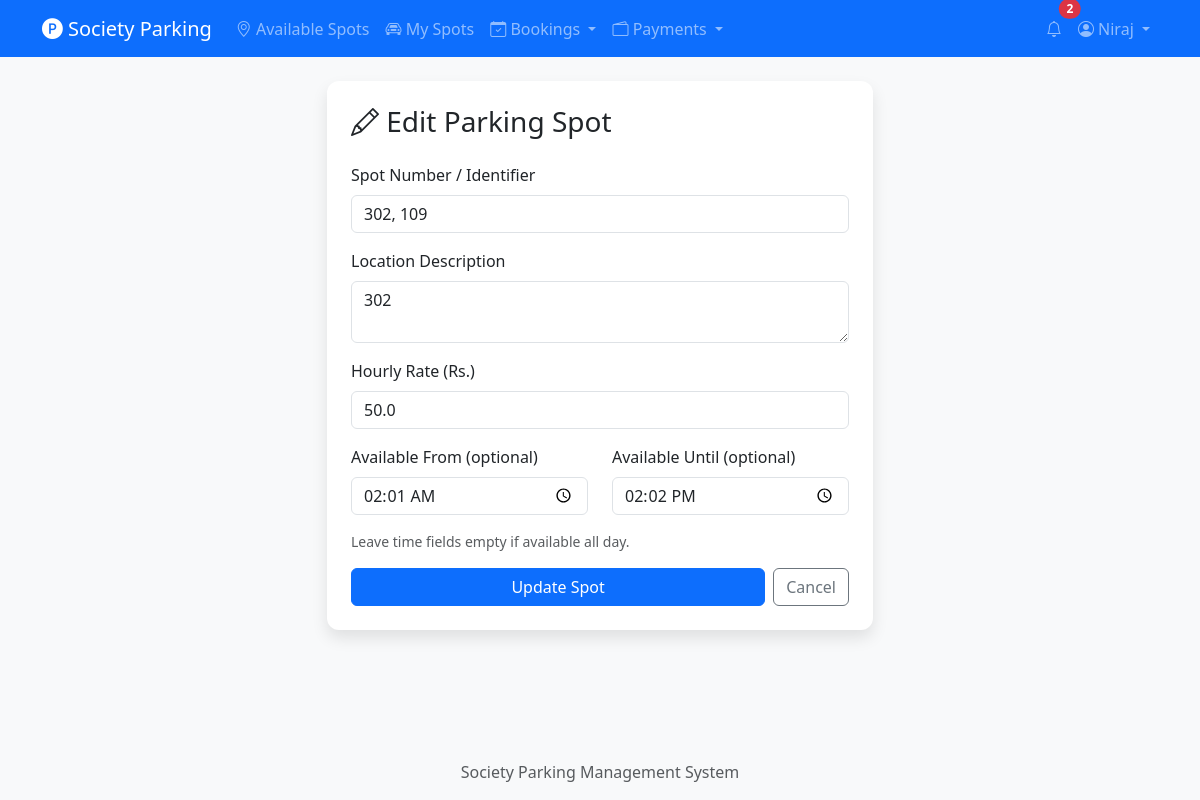
The app's page /spots/edit/1 (signed in) with its own data.
### tables this page shows
CREATE TABLE users (
    id INTEGER PRIMARY KEY AUTOINCREMENT,
    name TEXT NOT NULL,
    email TEXT UNIQUE NOT NULL,
    password_hash TEXT NOT NULL,
    flat_number TEXT NOT NULL,
    phone TEXT NOT NULL,
    role TEXT NOT NULL DEFAULT 'resident',
    is_active INTEGER NOT NULL DEFAULT 1,
    created_at TIMESTAMP DEFAULT CURRENT_TIMESTAMP
);

CREATE TABLE parking_spots (
    id INTEGER PRIMARY KEY AUTOINCREMENT,
    owner_id INTEGER NOT NULL,
    spot_number TEXT NOT NULL,
    location_description TEXT,
    is_available INTEGER NOT NULL DEFAULT 1,
    hourly_rate REAL NOT NULL,
    available_from TEXT,
    available_until TEXT,
    created_at TIMESTAMP DEFAULT CURRENT_TIMESTAMP,
    FOREIGN KEY (owner_id) REFERENCES users (id)
);

### routes/spots.py (the view, shortened to what this page needs)
@spots_bp.route('/spots/edit/<int:spot_id>', methods=['GET', 'POST'])
@login_required
def edit_spot(spot_id):
    spot = get_spot_by_id(spot_id)
    if not spot or spot['owner_id'] != current_user.id:
        flash('Spot not found or unauthorized.', 'danger')
        return redirect(url_for('spots.my_spots'))
    return render_template('spots/add_edit.html', spot=spot)

### db.py (called while the page is built)
def get_db():
    if 'db' not in g:
        g.db = sqlite3.connect(current_app.config['DATABASE'])
        g.db.row_factory = sqlite3.Row
        g.db.execute("PRAGMA foreign_keys = ON")
    return g.db

### models/notification.py (called while the page is built)
def get_unread_count(user_id):
    db = get_db()
    row = db.execute(
        "SELECT COUNT(*) as cnt FROM notifications WHERE user_id = ? AND is_read = 0",
        (user_id,)
    ).fetchone()
    return row['cnt']

### models/parking_spot.py (called while the page is built)
def get_spot_by_id(spot_id):
    db = get_db()
    return db.execute("SELECT * FROM parking_spots WHERE id = ?", (spot_id,)).fetchone()

### models/user.py (called while the page is built)
def row_to_user(row):
    if row is None:
        return None
    return User(
        id=row['id'], name=row['name'], email=row['email'],
        password_hash=row['password_hash'], flat_number=row['flat_number'],
        phone=row['phone'], role=row['role'], is_active=row['is_active'],
        created_at=row['created_at']
    )

def get_user_by_id(user_id):
    db = get_db()
    row = db.execute("SELECT * FROM users WHERE id = ?", (user_id,)).fetchone()
    return row_to_user(row)

    @property
    def is_active(self):
        return bool(self._is_active)

    @property
    def is_admin(self):
        return self.role == 'admin'

### templates/spots/add_edit.html (shortened to what this page needs)
{% extends "base.html" %}
{% block content %}
<div class="row justify-content-center">
    <div class="col-md-6">
        <div class="card shadow">
            <div class="card-body p-4">
                <h3 class="card-title mb-4">
                    <i class="bi bi-{{ 'pencil' if spot else 'plus-circle' }}"></i>
                    {{ 'Edit' if spot else 'Add' }} Parking Spot
                </h3>
                <form method="POST">
                    <div class="mb-3">
                        <label for="spot_number" class="form-label">Spot Number / Identifier</label>
                        <input type="text" class="form-control" id="spot_number" name="spot_number"
                               value="{{ spot['spot_number'] if spot else '' }}" placeholder="e.g. P-101, Basement-A5" required>
                    </div>
                    <div class="mb-3">
                        <label for="location_description" class="form-label">Location Description</label>
                        <textarea class="form-control" id="location_description" name="location_description" rows="2"
                                  placeholder="e.g. Basement Level 1, near elevator">{{ spot['location_description'] if spot else '' }}</textarea>
                    </div>
                    <div class="mb-3">
                        <label for="hourly_rate" class="form-label">Hourly Rate (Rs.)</label>
                        <input type="number" class="form-control" id="hourly_rate" name="hourly_rate"
                               value="{{ spot['hourly_rate'] if spot else '' }}" min="1" step="0.5" placeholder="e.g. 50" required>
                    </div>
                    <div class="row">
                        <div class="col-md-6 mb-3">
                            <label for="available_from" class="form-label">Available From (optional)</label>
                            <input type="time" class="form-control" id="available_from" name="available_from"
                                   value="{{ spot['available_from'] if spot else '' }}">
                        </div>
                        <div class="col-md-6 mb-3">
                            <label for="available_until" class="form-label">Available Until (optional)</label>
                            <input type="time" class="form-control" id="available_until" name="available_until"
                                   value="{{ spot['available_until'] if spot else '' }}">
                        </div>
                    </div>
                    <small class="text-muted d-block mb-3">Leave time fields empty if available all day.</small>
                    <div class="d-flex gap-2">
                        <button type="submit" class="btn btn-primary flex-fill">
                            {{ 'Update' if spot else 'Add' }} Spot
                        </button>
                        <a href="{{ url_for('spots.my_spots') }}" class="btn btn-outline-secondary">Cancel</a>
                    </div>
                </form>
            </div>
        </div>
    </div>
</div>
{% endblock %}

### templates/base.html (shortened to what this page needs)
<!DOCTYPE html>
<html lang="en">
<head>
    <link href="https://cdn.jsdelivr.net/npm/bootstrap@5.3.2/dist/css/bootstrap.min.css" rel="stylesheet">
    <link href="https://cdn.jsdelivr.net/npm/bootstrap-icons@1.11.2/font/bootstrap-icons.css" rel="stylesheet">
    <link href="{{ url_for('static', filename='css/style.css') }}" rel="stylesheet">
</head>
<body>
    <nav class="navbar navbar-expand-lg navbar-dark bg-primary">
        <div class="container">
            <a class="navbar-brand" href="{{ url_for('spots.list_spots') }}">
                <i class="bi bi-p-circle-fill"></i> Society Parking
            </a>
            <div class="collapse navbar-collapse" id="navbarNav">
                <ul class="navbar-nav me-auto">
                    <li class="nav-item">
                        <a class="nav-link" href="{{ url_for('spots.list_spots') }}">
                            <i class="bi bi-geo-alt"></i> Available Spots
                        </a>
                    </li>
                    {% if current_user.is_authenticated %}
                    <li class="nav-item">
                        <a class="nav-link" href="{{ url_for('spots.my_spots') }}">
                            <i class="bi bi-car-front"></i> My Spots
                        </a>
                    </li>
                    <li class="nav-item dropdown">
                        <a class="nav-link dropdown-toggle" href="#" role="button" data-bs-toggle="dropdown">
                            <i class="bi bi-calendar-check"></i> Bookings
                        </a>
                    </li>
                    <li class="nav-item dropdown">
                        <a class="nav-link dropdown-toggle" href="#" role="button" data-bs-toggle="dropdown">
                            <i class="bi bi-wallet2"></i> Payments
                        </a>
                    </li>
                    {% endif %}
                </ul>
                <ul class="navbar-nav">
                    {% if current_user.is_authenticated %}
                    <li class="nav-item">
                        <a class="nav-link position-relative" href="{{ url_for('notifications.list_notifications') }}">
                            <i class="bi bi-bell"></i>
                            {% if unread_notification_count > 0 %}
                            <span class="position-absolute top-0 start-100 translate-middle badge rounded-pill bg-danger">
                                {{ unread_notification_count }}
                            </span>
                            {% endif %}
                        </a>
                    </li>
                    <li class="nav-item dropdown">
                        <a class="nav-link dropdown-toggle" href="#" role="button" data-bs-toggle="dropdown">
                            <i class="bi bi-person-circle"></i> {{ current_user.name }}
                        </a>
                    </li>
                    {% endif %}
                </ul>
            </div>
        </div>
    </nav>
    <div class="container mt-4">
        {% block content %}{% endblock %}
    </div>
    <footer class="mt-5 py-3 bg-light text-center text-muted">
        <div class="container">
            Society Parking Management System
        </div>
    </footer>
</body>
</html>

### static/css/style.css (style rules this page uses)
body { min-height: 100vh; display: flex; flex-direction: column; background-color: #f8f9fa; }
.container.mt-4 { flex: 1; }
.card { border: none; border-radius: 12px; }
.card.shadow { box-shadow: 0 0.5rem 1rem rgba(0, 0, 0, 0.1) !important; }
.navbar-brand i { font-size: 1.3rem; }

### records on screen
users: name "Niraj"
parking_spots: spot_number "302, 109", location_description "302", hourly_rate "50.0", available_from "02:01", available_until "14:02"

### other values on screen
{{ unread_notification_count }} "2"
{{ 'Edit' if spot else 'Add' }} "Edit"
{{ 'Update' if spot else 'Add' }} "Update"
